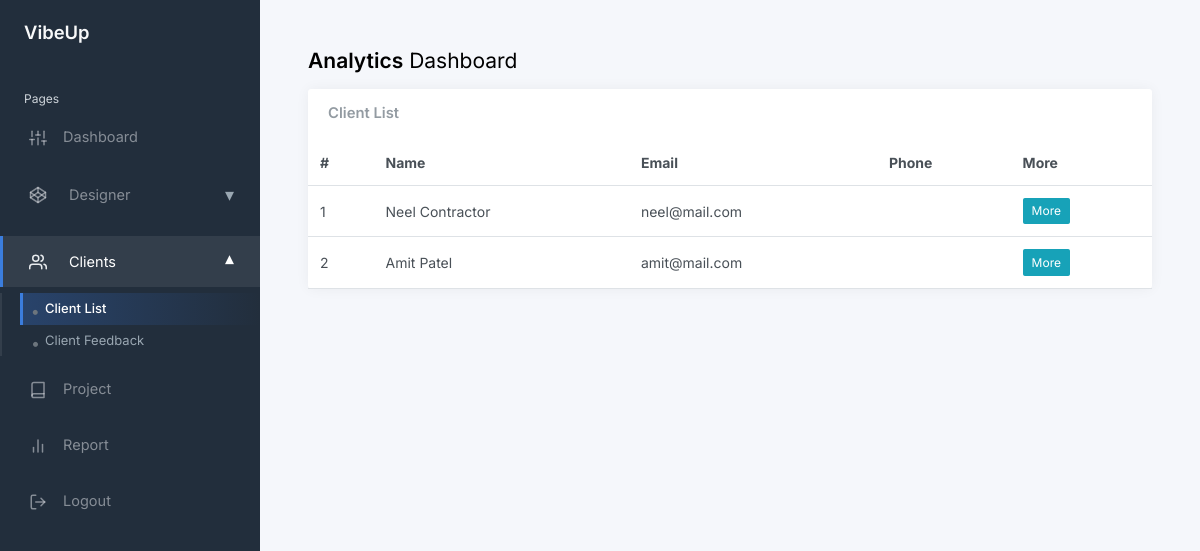
The page /adminkit-main/static/user.php on the database its author committed.
### tables this page shows
CREATE TABLE User (
    id CHAR(20) PRIMARY KEY,
    name VARCHAR(100),
    email VARCHAR(15) UNIQUE NOT NULL,
    username VARCHAR(50) UNIQUE NOT NULL,
    password_hash VARCHAR(50),
    phone VARCHAR(10),
    profile_pic_url TEXT,
    dob DATE,
    role ENUM('user','designer','admin') DEFAULT 'user',
    created_at TIMESTAMP DEFAULT CURRENT_TIMESTAMP
);

### adminkit-main/static/user.php (the view, shortened to what this page needs)
<?php
include 'config.php';
$query = "
    SELECT
        id,
        name,
        username,
        email,
        phone,
        profile_pic_url,
        dob,
        created_at
    FROM user
    WHERE role = 'user'
    ORDER BY created_at DESC
";
$result = mysqli_query($conn, $query);
?>
<!DOCTYPE html>
<html lang="en">
<head>
    <link href="css/app.css" rel="stylesheet">
</head>
<body>
    <div class="wrapper">
        <?php include 'includes/sidebar.php'; ?>
        <div class="main">
            <main class="content">
                <div class="container-fluid p-0">
                    <h1 class="h3 mb-3"><strong>Analytics</strong> Dashboard</h1>
                    <div class="row">
                        <div class="col-12">
                            <div class="card flex-fill">
                                <div class="card-header">
                                    <h5 class="card-title mb-0">Client List</h5>
                                </div>
                                <div class="card-body p-0">
                                    <table class="table table-hover my-0">
                                        <thead>
                                            <tr>
                                                <th>#</th>
                                                <th>Name</th>
                                                <th>Email</th>
                                                <th>Phone</th>
                                                <th>More</th>
                                            </tr>
                                        </thead>
                                        <tbody>
                                            <?php $i = 1; while ($row = mysqli_fetch_assoc($result)): ?>
                                            <tr>
                                                <td><?= $i++ ?></td>
                                                <td><?= htmlspecialchars($row['name']) ?></td>
                                                <td><?= htmlspecialchars($row['email']) ?></td>
                                                <td><?= htmlspecialchars($row['phone']) ?></td>
                                                <td>
                                                    <a href="user_details.php?id=<?= $row['id'] ?>"
                                                        class="btn btn-sm btn-info">
                                                        More
                                                    </a>
                                                </td>
                                            </tr>
                                            <?php endwhile; ?>
                                        </tbody>
                                    </table>
                                </div>
                            </div>
                        </div>
                    </div>
                </div>
            </main>
        </div>
    </div>
</body>
</html>

### rows shown on the page
user: name "Neel Contractor", email "neel@mail.com"
user: name "Amit Patel", email "amit@mail.com"
